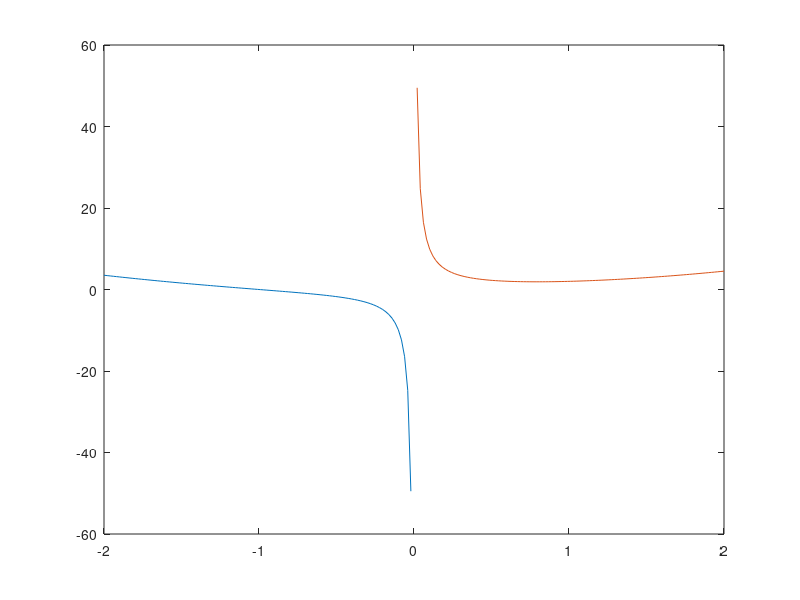

Here is the MATLAB script that generated this plot: (Note: this script raises an error after producing the figure.)
eps = 1e-7;
x1 = linspace(-2, 0, 100);
x2 = linspace(0, 2, 100);
f = @(x) x.^2 + 1./x;
plot(x1, f(x1), x2, f(x2));
xline(0, ':');
xlabel('x')
ylabel('y')
